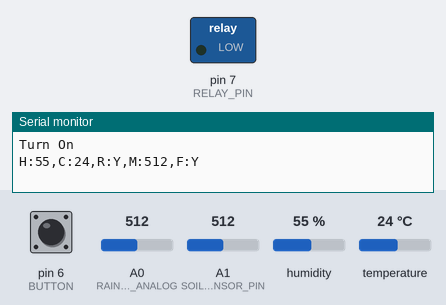
Simulated run of this sketch. Board: Arduino Uno, built with avr-gcc and run on an emulated ATmega328P. On the bench: switched loads named in the sketch (green lamp = pin HIGH), the last lines printed to the serial monitor. Dashed ring = blinking. The test bench sets the inputs (shaded band); at power-on: pin 6 (BUTTON) LOW, A1 (SOIL_SENSOR_PIN) = 512, A0 (RAIN_SENSOR_ANALOG) = 512, humidity 55 %, temperature 24 °C.

Above: at 1.2 s.
1.3 s: pin 6 (BUTTON) pulled HIGH for 1 s
At 1.52 s:
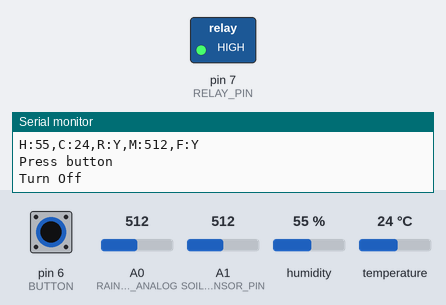
4.8 s: A1 (SOIL_SENSOR_PIN) set to 308
7.3 s: A1 (SOIL_SENSOR_PIN) set to 283
At 10.1 s:
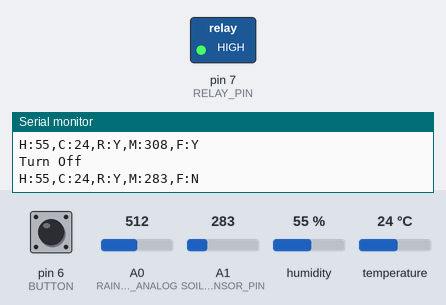
13.7 s: A0 (RAIN_SENSOR_ANALOG) set to 789
15.2 s: A0 (RAIN_SENSOR_ANALOG) set to 809
19.8 s: pin 6 (BUTTON) pulled HIGH for 3.2 s
At 23.6 s:
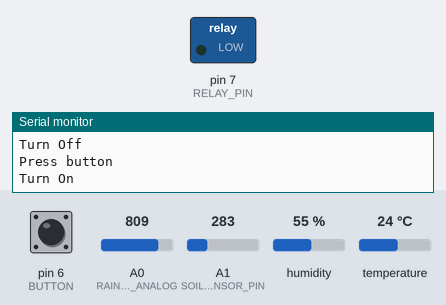
Timing chart, 0 to 25.5 s (numbered marks = the images above; inputs shaded):
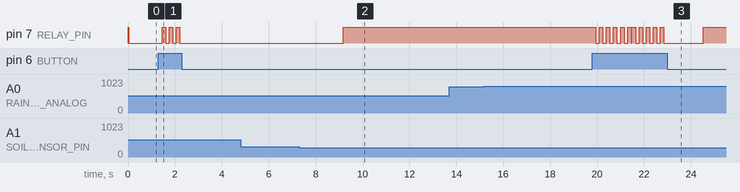

Measured:
- the behaviour switches between 301 and 300 on A1 (SOIL_SENSOR_PIN) (found by bisection; images 1 and 2)
- after the input at 1.3 s, pin 7 (RELAY_PIN): alternates HIGH for 0.15 s and LOW for 0.15 s, 6 changes in all, then stays LOW, starting after 0.15 s
- after the input at 7.3 s, pin 7 (RELAY_PIN): LOW → HIGH after 1.9 s
- after the input at 13.7 s, every drawn part: stays the same
- after the input at 19.8 s, pin 7 (RELAY_PIN): goes 5 × (LOW 0.15 s, HIGH 0.15 s), LOW 0.02 s, 4 × (HIGH 0.18 s, LOW 0.15 s), HIGH 0.15 s, LOW 1.7 s, then HIGH, starting after 0.15 s

The sketch:

adruino.ino
```cpp
#include <SoftwareSerial.h>
#include <dht11.h>

#define RX_PIN 10
#define TX_PIN 11

#define DHT11PIN 8
#define RAIN_SENSOR_ANALOG A0
#define SOIL_SENSOR_PIN A1

#define RELAY_PIN 7
#define BUTTON 6

SoftwareSerial espSerial(RX_PIN, TX_PIN);
dht11 DHT11;

//Lopp để gửi dữ liệu do được từ sensor
unsigned long lastTime = 0;

bool isPumping = false;
bool isCancel = false;

bool lastButtonState = LOW;
unsigned long lastDebounceTime = 0;
const unsigned long debounceDelay = 50;

void setup() {
  Serial.begin(9600);
  espSerial.begin(9600);        // Giao tiếp ESP

  pinMode(RELAY_PIN, OUTPUT);
  pinMode(BUTTON, INPUT);

  digitalWrite(RELAY_PIN, HIGH); //Ban dau tat may bom

  lastTime = millis() - 3000;
}

void loop() {

    // if (espSerial.available()) {
    //   String line = espSerial.readStringUntil('\n');
    //   //Serial.println(line);
    //   if (line.startsWith("FtoA:")) {
    //     if (line.endsWith("1")) {
    //       digitalWrite(RELAY_PIN, LOW); //Bat may bom
    //       Serial.println("Turn On");
    //       isPumping = true;
    //     } else if (line.endsWith("0")) {
    //       digitalWrite(RELAY_PIN, HIGH); //Tat may bom
    //       Serial.println("Turn Off");
    //       isPumping = false;
    //     }
    //   }
    // }

    // int reading = digitalRead(BUTTON);

    // Serial.println(reading);

    // if (reading != lastButtonState) {
    //     lastDebounceTime = millis();
    // }

    // if ((millis() - lastDebounceTime) > debounceDelay) {
    //     if (reading == LOW && lastButtonState == HIGH) {
    //         // Đã nhấn nút
    //         Serial.println("Press button");
    //         isPumping = !isPumping;
    //         //digitalWrite(RELAY_PIN, isPumping ? LOW : HIGH);
    //     }
    // }

    // lastButtonState = reading;

    if (digitalRead(BUTTON) == HIGH) {
      delay(150);
      if (digitalRead(BUTTON) == HIGH) {
        Serial.println("Press button");
        isPumping = !isPumping;
        if (isPumping) {
            digitalWrite(RELAY_PIN, LOW); //Bat may bom
            Serial.println("Turn On");
            isCancel = false;
        } else {
           digitalWrite(RELAY_PIN, HIGH); //Tat may bom
            Serial.println("Turn Off");
            isCancel = true;
        }
      }
    }

    if (millis() - lastTime >= 3000) {
        //DHT11 do nhiet do va do am
        int chk = DHT11.read(DHT11PIN);

        //Serial.print("H:");
        //Serial.println(DHT11.humidity);

        //Serial.print("C:");
        //Serial.println(DHT11.temperature);

        int temp = DHT11.temperature;
        int humi = DHT11.humidity;


        //Xac dinh co mua hay khong
        int rainValue = analogRead(RAIN_SENSOR_ANALOG);
        String isRaining = "Y";

        //Serial.println(rainValue);
        if (rainValue < 800) {
          //Serial.println("RainY: " + rainValue);
          isRaining = "Y";
        } else {
          //Serial.println("RainN: " + rainValue);
          isRaining = "N";
        }

        //Do do am dat
        int soilValue = analogRead(SOIL_SENSOR_PIN);

        //Serial.print("M:");
        //Serial.println(soilValue);

        String isPump = "N";

        if (soilValue > 300 && !isCancel) {
          digitalWrite(RELAY_PIN, LOW); //Bat may bom
          Serial.println("Turn On");
          isPumping = true;
          isPump = "Y";
        } else if (soilValue <= 300) {
          digitalWrite(RELAY_PIN, HIGH); //Tat may bom
          Serial.println("Turn Off");
          isPumping = false;
          isPump = "N";
        }

        // Tạo chuỗi theo định dạng yêu cầu
        String payload = "H:" + String(humi) +
                     ",C:" + String(temp) +
                     ",R:" + isRaining +
                     ",M:" + String(soilValue) +
                     ",F:" + isPump;

        Serial.println(payload);

        espSerial.println(payload);

        lastTime = millis();
    }
}
```
